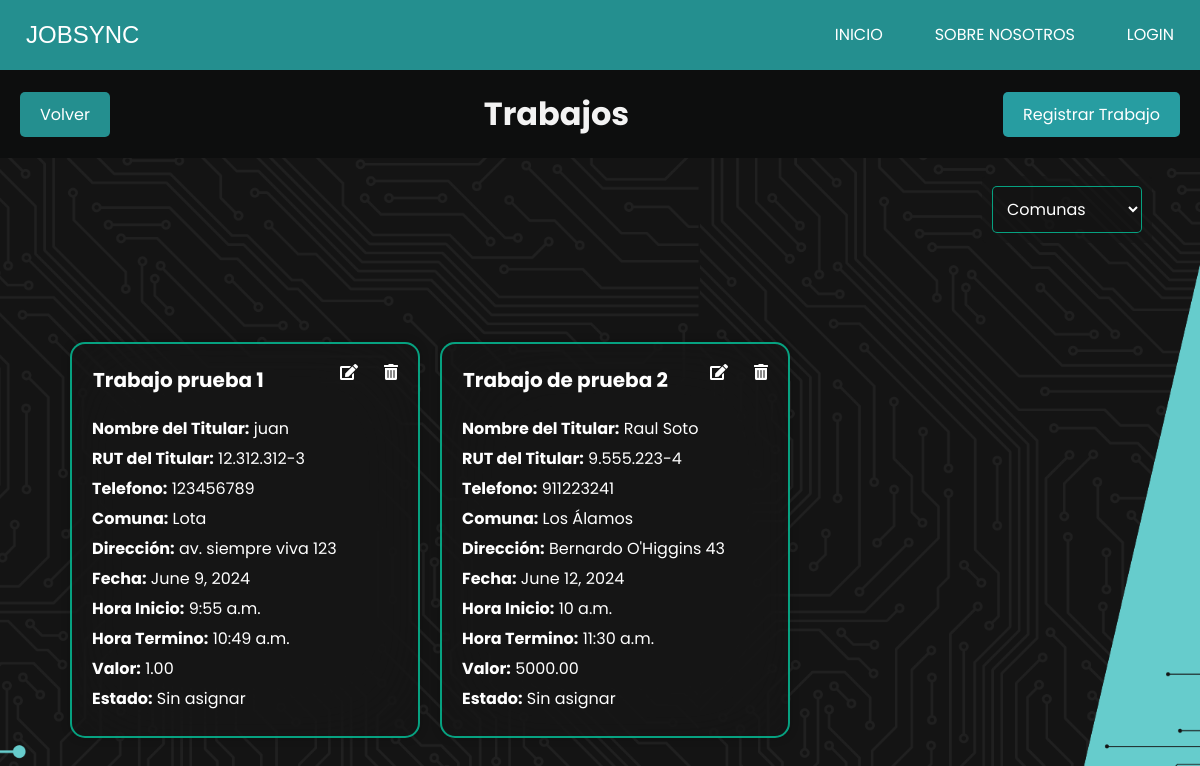
Screenshot of /trabajos/ with the database file from the repository.
### JobSyncApp/models.py (models this page shows, shortened)
class Trabajo(models.Model):
    colaborador = models.ForeignKey(CustomUser, on_delete=models.SET_NULL, null=True, blank=True)
    nombre_trabajo = models.CharField(max_length=100)
    nombre_titular = models.CharField(max_length=100)
    rut_titular = models.CharField(max_length=12)
    telefono = models.CharField(max_length=15, blank=True, null=True)  # Agregado para el titular, si es necesario
    comuna = models.ForeignKey(Comuna, on_delete=models.SET_NULL, null=True)
    direccion = models.CharField(max_length=255)
    fecha = models.DateField()
    hora_inicio = models.TimeField()
    hora_termino = models.TimeField()
    valor = models.DecimalField(max_digits=10, decimal_places=2)
    ESTADO_CHOICES = [
        ('sin_asignar', 'Sin asignar'),
        ('pendiente', 'Pendiente'),
        ('completado', 'Completado'),
        ('reagendado', 'Reagendado'),
        ('cancelado', 'Cancelado'),
    ]
    estado = models.CharField(max_length=20, choices=ESTADO_CHOICES, default='sin_asignar')
    PRIORIDAD_CHOICES = [
        ('normal', 'Normal'),
        ('alta', 'Alta'),
        ('urgente', 'Urgente'),
    ]
    prioridad = models.CharField(max_length=10, choices=PRIORIDAD_CHOICES, default='normal')
    reagendado_contador = models.PositiveIntegerField(default=0)

class Comuna(models.Model):
    nombre = models.CharField(max_length=100, unique=True)
    def __str__(self):
        return self.nombre

### JobSyncApp/views.py (the view)
# urls.py: path('trabajos/', views.trabajos, name='trabajos'),
def trabajos(request):
    comuna = Comuna.objects.all()
    trabajos = Trabajo.objects.all()  # Obtener todos los trabajos
    return render(request, 'admin/gestion_trabajos/trabajos/trabajos.html', {'trabajos': trabajos,'comuna':comuna})

### JobSyncApp/templates/admin/gestion_trabajos/trabajos/trabajos.html (shortened to what this page needs)
{% extends 'index.html' %}
{% load static %}
{% block extra_css %}
<link rel="stylesheet" href="{% static 'css/admin/trabajos.css' %}">
<link rel="stylesheet" href="https://cdnjs.cloudflare.com/ajax/libs/font-awesome/5.15.4/css/all.min.css">
{% endblock extra_css %}
{% block contenido %}
<div class="header">
    <a href="{% url 'index_trabajo' %}"  class="boton volver">Volver</a>
    <h1 id="titulo-trabajos">Trabajos</h1>
    <a href="{% url 'crear_trabajo' %}"  class="boton regresar">Registrar Trabajo</a>
</div>
<div class="filter-container">
    <select id="comuna-filter">
        <option value="">Comunas</option>
    </select>
</div>
<div class="card-container">
    {% for trabajo in trabajos %}
    <div class="card" id="trabajo" data-comuna="{{ trabajo.comuna }}">
        <div class="botones">
        <button class="delete-btn" data-url="{% url 'eliminar_trabajo' trabajo.id %}"> <i class="fas fa-trash-alt"></i></button>
        <button class="edit-btn" data-url="{% url 'modificar_trabajo' trabajo.id %}" > <i class="fas fa-edit"></i></button>
        <h2> {{ trabajo.nombre_trabajo }}</h2>
        </div>
        <p><strong>Nombre del Titular:</strong> {{ trabajo.nombre_titular }}</p>
        <p><strong>RUT del Titular:</strong> {{ trabajo.rut_titular }}</p>
        <p><strong>Telefono:</strong> {{ trabajo.telefono }}</p>
        <p><strong>Comuna:</strong> {{ trabajo.comuna }}</p>
        <p><strong>Dirección:</strong> {{ trabajo.direccion }}</p>
        <p><strong>Fecha:</strong> {{ trabajo.fecha }}</p>
        <p><strong>Hora Inicio:</strong> {{ trabajo.hora_inicio }}</p>
        <p><strong>Hora Termino:</strong> {{ trabajo.hora_termino }}</p>
        <p><strong>Valor:</strong> {{ trabajo.valor }}</p>
        <p><strong>Estado:</strong> {{ trabajo.get_estado_display }}</p>
    </div>
    {% endfor %}
</div>
{% endblock %}

### JobSyncApp/static/css/estilo.css (style rules this page uses)
* { margin: 0; padding: 0; box-sizing: border-box; }

### JobSyncApp/static/css/admin/trabajos.css (style rules this page uses)
* { padding: 0; margin: 0; box-sizing: border-box; text-decoration: none; list-style: none; border: none; outline: none; font-family: "Poppins", sans-serif; }
body { height: auto; min-height: 100vh; width: auto; display: flex; align-items: center; justify-content: center; background: url("/static/css/img/fondo.png") no-repeat center center fixed; background-size: cover; }
.header { width: 100%; display: flex; justify-content: space-between; align-items: center; padding: 20px; color: rgba(255, 255, 255, 0.8); position: fixed; top: 70px; z-index: 1000; background-color: #0d0e0e; }
#titulo-trabajos { margin: 0; flex-grow: 1; text-align: center; color: #f3f3f3; }
.boton { padding: 10px 20px; background-color: #007bff; color: white; text-decoration: none; border-radius: 5px; }
.boton.volver { background-color: #248f8f; }
.boton.regresar { background-color: #279da1; }
.card-container { display: flex; flex-wrap: wrap; justify-content: flex-start; margin-top: 220px; width: 100%; padding-top: 60px; padding-left: 5%; }
.card { width: 350px; margin: 10px; padding: 20px; background: rgba(22, 22, 22, 0.61); border: 2px solid rgba(3, 207, 163, 0.76); box-shadow: 0 0 10px rgba(0, 0, 0, .2); color: #fff; backdrop-filter: blur(50px); border-radius: 15px; }
.card h2 { font-size: 20px; margin-bottom: 10px; }
.card p { margin: 5px 0; }
.card .delete-btn, .card .edit-btn { background: transparent; color: white; border: none; padding: 10px; border-radius: 10%; cursor: pointer; }
.card .delete-btn i, .card .edit-btn i { color: white; font-size: 1.2em; }
.card { position: relative; }
.card .delete-btn, .card .edit-btn { position: absolute; top: 10px; right: 10px; }
.card .edit-btn { right: 50px; }
.botones { padding: 1px; margin-bottom: 10px; }
.filter-container { position: fixed; top: 22%; right: 4%; z-index: 1001; background: rgba(22, 22, 22, 0.61); padding: 10px; border-radius: 5px; }
#comuna-filter { width: 150px; padding: 10px; font-size: 16px; border: 1px solid rgba(3, 207, 163, 0.76); border-radius: 5px; color: #fff; background:rgba(22, 22, 22, 0.315); }

### rows the page displays
Trabajo: nombre_trabajo "Trabajo prueba 1", nombre_titular "juan", rut_titular "12.312.312-3", telefono "123456789", comuna "Lota", direccion "av. siempre viva 123", fecha "June 9, 2024", hora_inicio "9:55 a.m.", hora_termino "10:49 a.m.", valor "1.00", estado "Sin asignar"
Trabajo: nombre_trabajo "Trabajo de prueba 2", nombre_titular "Raul Soto", rut_titular "9.555.223-4", telefono "911223241", comuna "Los Álamos", direccion "Bernardo O'Higgins 43", fecha "June 12, 2024", hora_inicio "10 a.m.", hora_termino "11:30 a.m.", valor "5000.00", estado "Sin asignar"
